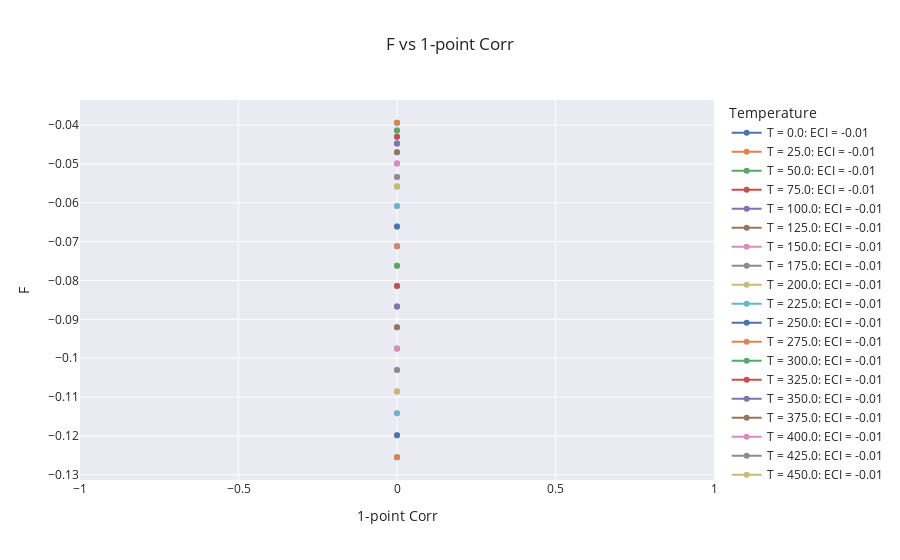

Here is the notebook cell this chart was saved with:
### Code cell
fig = go.Figure()

for T in results['T'].unique():
    fig.add_trace(go.Scatter(x = results[results['T'] == T]['1-point_corr'],
                             y = results[results['T'] == T]['F'],
                             mode='markers+lines',
                             name=f"T = {T}: ECI = {results.iloc[0]['F']/4:.2f}",
                            )
                 )
if cmp_mode:
    for T in results_comp['T'].unique():
        fig.add_trace(go.Scatter(x = results_comp[results_comp['T'] == T]['1-point_corr'],
                                 y = results_comp[results_comp['T'] == T]['F'],
                                 mode='markers+lines',
                                 name=f"T = {T}: ECI = {results_comp.iloc[0]['F']/4:.2f}",
                                )
                     )
#     for T in results_comp['T'].unique():
#         fig.add_trace(go.Scatter(x = results_comp2[results_comp2['T'] == T]['1-point_corr'],
#                                  y = results_comp2[results_comp2['T'] == T]['F'],
#                                  mode='markers+lines',
#                                  name=f"T = {T}: ECI = {results_comp.iloc[0]['F']/4:.2f}",
#                                 )
#                      )
fig.update_layout(
    title=f"F vs 1-point Corr",
    xaxis_title="1-point Corr",
    yaxis_title="F",
    legend_title="Temperature",
    template='seaborn'
)
#fig.update_traces(texttemplate='%{text:.2s}', textposition='top center')
fig.show()

### Figure 1 — Plotly figure (JSON) as saved in the notebook; plotly's stock layout.template omitted (floating-point values rounded to 4 significant figures)
{"data": [{"mode": "markers+lines", "name": "T = 0.0: ECI = -0.01", "type": "scatter", "x": [0], "y": [-0.03941]}, {"mode": "markers+lines", "name": "T = 25.0: ECI = -0.01", "type": "scatter", "x": [0], "y": [-0.04141]}, {"mode": "markers+lines", "name": "T = 50.0: ECI = -0.01", "type": "scatter", "x": [0], "y": [-0.04299]}, {"mode": "markers+lines", "name": "T = 75.0: ECI = -0.01", "type": "scatter", "x": [0], "y": [-0.04473]}, {"mode": "markers+lines", "name": "T = 100.0: ECI = -0.01", "type": "scatter", "x": [0], "y": [-0.04697]}, {"mode": "markers+lines", "name": "T = 125.0: ECI = -0.01", "type": "scatter", "x": [0], "y": [-0.04987]}, {"mode": "markers+lines", "name": "T = 150.0: ECI = -0.01", "type": "scatter", "x": [0], "y": [-0.05335]}, {"mode": "markers+lines", "name": "T = 175.0: ECI = -0.01", "type": "scatter", "x": [0], "y": [-0.05582]}, {"mode": "markers+lines", "name": "T = 200.0: ECI = -0.01", "type": "scatter", "x": [0], "y": [-0.06084]}, {"mode": "markers+lines", "name": "T = 225.0: ECI = -0.01", "type": "scatter", "x": [0], "y": [-0.06609]}, {"mode": "markers+lines", "name": "T = 250.0: ECI = -0.01", "type": "scatter", "x": [0], "y": [-0.07118]}, {"mode": "markers+lines", "name": "T = 275.0: ECI = -0.01", "type": "scatter", "x": [0], "y": [-0.07622]}, {"mode": "markers+lines", "name": "T = 300.0: ECI = -0.01", "type": "scatter", "x": [0], "y": [-0.0814]}, {"mode": "markers+lines", "name": "T = 325.0: ECI = -0.01", "type": "scatter", "x": [0], "y": [-0.08668]}, {"mode": "markers+lines", "name": "T = 350.0: ECI = -0.01", "type": "scatter", "x": [0], "y": [-0.09206]}, {"mode": "markers+lines", "name": "T = 375.0: ECI = -0.01", "type": "scatter", "x": [0], "y": [-0.09751]}, {"mode": "markers+lines", "name": "T = 400.0: ECI = -0.01", "type": "scatter", "x": [0], "y": [-0.103]}, {"mode": "markers+lines", "name": "T = 425.0: ECI = -0.01", "type": "scatter", "x": [0], "y": [-0.1086]}, {"mode": "markers+lines", "name": "T = 450.0: ECI = -0.01", "type": "scatter", "x": [0], "y": [-0.1142]}, {"mode": "markers+lines", "name": "T = 475.0: ECI = -0.01", "type": "scatter", "x": [0], "y": [-0.1198]}, {"mode": "markers+lines", "name": "T = 500.0: ECI = -0.01", "type": "scatter", "x": [0], "y": [-0.1255]}, {"mode": "markers+lines", "name": "T = 0.0: ECI = -0.01", "type": "scatter", "x": [0], "y": [-0.03941]}, {"mode": "markers+lines", "name": "T = 25.0: ECI = -0.01", "type": "scatter", "x": [0], "y": [-0.04141]}, {"mode": "markers+lines", "name": "T = 50.0: ECI = -0.01", "type": "scatter", "x": [0], "y": [-0.04299]}, {"mode": "markers+lines", "name": "T = 75.0: ECI = -0.01", "type": "scatter", "x": [0], "y": [-0.04473]}, {"mode": "markers+lines", "name": "T = 100.0: ECI = -0.01", "type": "scatter", "x": [0], "y": [-0.04697]}, {"mode": "markers+lines", "name": "T = 125.0: ECI = -0.01", "type": "scatter", "x": [0], "y": [-0.04987]}, {"mode": "markers+lines", "name": "T = 150.0: ECI = -0.01", "type": "scatter", "x": [0], "y": [-0.05335]}, {"mode": "markers+lines", "name": "T = 175.0: ECI = -0.01", "type": "scatter", "x": [0], "y": [-0.05582]}, {"mode": "markers+lines", "name": "T = 200.0: ECI = -0.01", "type": "scatter", "x": [0], "y": [-0.06084]}, {"mode": "markers+lines", "name": "T = 225.0: ECI = -0.01", "type": "scatter", "x": [0], "y": [-0.06609]}, {"mode": "markers+lines", "name": "T = 250.0: ECI = -0.01", "type": "scatter", "x": [0], "y": [-0.07118]}, {"mode": "markers+lines", "name": "T = 275.0: ECI = -0.01", "type": "scatter", "x": [0], "y": [-0.07622]}, {"mode": "markers+lines", "name": "T = 300.0: ECI = -0.01", "type": "scatter", "x": [0], "y": [-0.0814]}, {"mode": "markers+lines", "name": "T = 325.0: ECI = -0.01", "type": "scatter", "x": [0], "y": [-0.08668]}, {"mode": "markers+lines", "name": "T = 350.0: ECI = -0.01", "type": "scatter", "x": [0], "y": [-0.09206]}, {"mode": "markers+lines", "name": "T = 375.0: ECI = -0.01", "type": "scatter", "x": [0], "y": [-0.09751]}, {"mode": "markers+lines", "name": "T = 400.0: ECI = -0.01", "type": "scatter", "x": [0], "y": [-0.103]}, {"mode": "markers+lines", "name": "T = 425.0: ECI = -0.01", "type": "scatter", "x": [0], "y": [-0.1086]}, {"mode": "markers+lines", "name": "T = 450.0: ECI = -0.01", "type": "scatter", "x": [0], "y": [-0.1142]}, {"mode": "markers+lines", "name": "T = 475.0: ECI = -0.01", "type": "scatter", "x": [0], "y": [-0.1198]}, {"mode": "markers+lines", "name": "T = 500.0: ECI = -0.01", "type": "scatter", "x": [0], "y": [-0.1255]}], "layout": {"legend": {"title": {"text": "Temperature"}}, "title": {"text": "F vs 1-point Corr"}, "xaxis": {"title": {"text": "1-point Corr"}}, "yaxis": {"title": {"text": "F"}}}}
